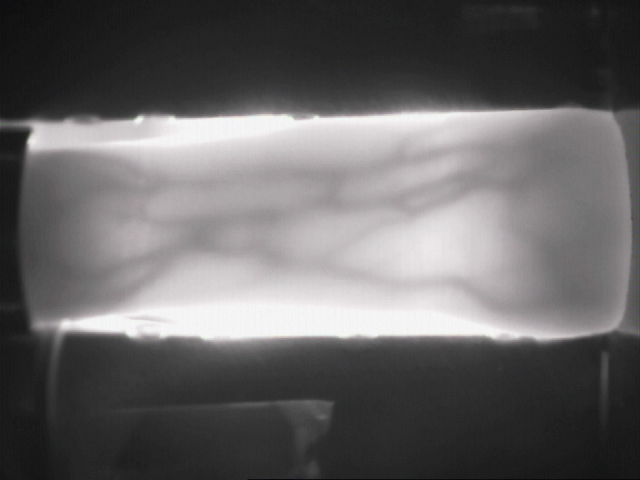
%> input picture 1.bmp, 640 x 480 px
$ octave --eval "result = preprocess(imread('1.bmp'));"   (GNU Octave 9; MATLAB toolbox functions it lacks are replaced by stand-ins)
%> lines starting %> are read from the running program, lines starting %| are printed output that depends on the picture; in (x1, y1, x2, y2) boxes, pixels count from 0 and x2, y2 are one past the last pixel; in counts of white or black regions, pixels touching at a corner belong together; the program's own positions count from 1
function  out = preprocess(img)
global HSIZE SIGMA THRESH


HSIZE = [5 5];
SIGMA = 1;
THRESH = [0.04 0.2];

[m,n] = size(img);
%> m = 480; n = 1920
if m > n
    img = imrotate(img,-90);
end
%高斯滤波参数
if(ndims(img)==3)
    grayimg = rgb2gray(img);
else
    grayimg = img;
end

grayimg = im2double(grayimg);
%> grayimg: size 480x640 double
%grayimg = grayimg(80:380, 150:450);
%灰度化处理
%subplot(1,3,1),imshow(grayimg);

%高斯低通滤波去噪
gausFilter = fspecial('gaussian',HSIZE,SIGMA);
filtimg = imfilter(grayimg,gausFilter,'replicate');

%figure;
%imshow(filtimg);

%边缘检测
edgeimg = edge(filtimg,'canny',THRESH);
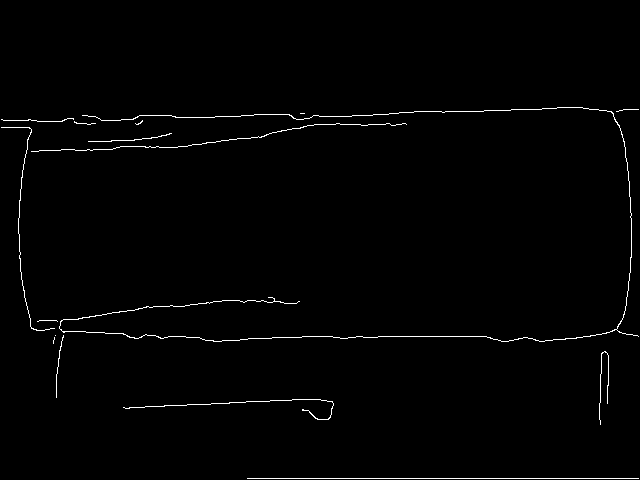
%> edgeimg: size 480x640 logical; 1.1% white in thin lines or dots, all inside (x1, y1, x2, y2) = (1, 107, 639, 479)
% [16 lines of commented-out code are left out]
preimg = filtimg;
%图像归一化

%灰度归一化,双线性插值法
p = max(max(preimg(:,:))) - min(min(preimg(:,:)));
%> p = 0.915
y = double(1/double(p));
%> y = 1.09
preimg(:,:) = double((double(y) * double((preimg(:,:) - min(min(preimg(:,:)))))));
%figure,imshow(preimg);
%{
thresolad = 0.25;
erzhi=im2bw(preimg,thresolad);  %二值化
figure, imshow(erzhi);
xihua=bwmorph(erzhi,'thin',Inf);%对图像进行细化
figure;imshow(xihua);
%}
%尺寸归一化,归一化大小为96x64的

[m,n] = size(preimg);
%> n = 640
s = [double(96/n) 0 0; 0 double(64/m) 0; 0 0 1];
%> s = [0.15 0 0; 0 0.133 0; 0 0 1]
tform = maketform('affine', double(s));
%> tform = {ndims_in 2, ndims_out 2}
%> (the run ends here)

$ run again, on 2.bmp
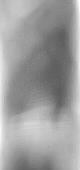
%> input picture 2.bmp, 80 x 170 px
%> in preprocess, `edgeimg = edge(filtimg,'canny',THRESH);`:
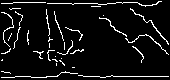
%> edgeimg: size 80x170 logical; 7.1% white in thin lines or dots
%> p = 0.619
%> y = 1.62
%> in preprocess, `preimg(:,:) = double((double(y) * double((preimg(:,:) - min(min(preimg..`:
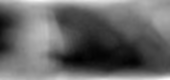
%> preimg: size 80x170 double; min 0, max 1, mean 0.405

$ run again, on 3.bmp
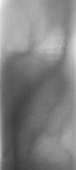
%> input picture 3.bmp, 76 x 170 px
%> in preprocess, `edgeimg = edge(filtimg,'canny',THRESH);`:
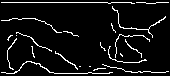
%> edgeimg: size 76x170 logical; 7.1% white in thin lines or dots
%> p = 0.717
%> y = 1.4
%> in preprocess, `preimg(:,:) = double((double(y) * double((preimg(:,:) - min(min(preimg..`:
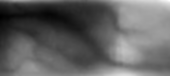
%> preimg: size 76x170 double; min 0, max 1, mean 0.386
